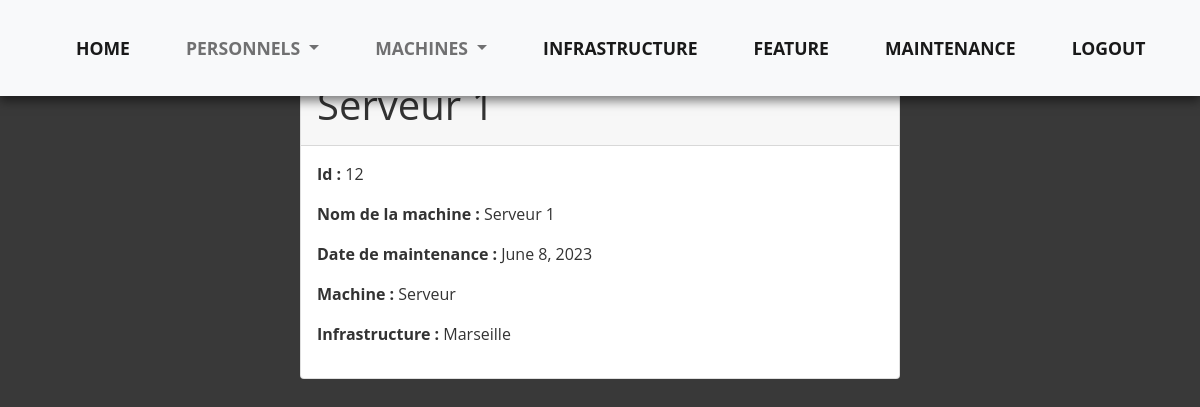
Page /computerApp/machine/12 (signed in) on the committed database.
### computerApp/models.py (models this page shows)
class Machine(models.Model):
    TYPE = (
        ('PC' , ('PC')),
        ('Mac',('MAc')),
        ('Serveur',('Serveur')),
        ('Switch',('Switch')),
        ('Routeur',('Routeur'))
    )
    Infrastructure = (
        ('Poitiers',('Poitiers')),
        ('Marseille',('Marseille')),
        ('Châtellerault',('Châtellerault')),
    )
    etat_choix = [
        ('on', 'ON'),
        ('off', 'OFF'),
        ('maintenance','maintenance')
    ]
    id = models.AutoField( primary_key=True,editable=False)
    nom_m = models.CharField(max_length = 200 )
    maintenanceDate = models.DateField(default=datetime.now())
    type_materiel = models.CharField(max_length = 40,choices=TYPE,default='PC')
    lieu_infrastructure = models.CharField(max_length = 60, choices=Infrastructure,default='Marseille')
    etat = models.CharField(max_length=12, choices=etat_choix, default='off')

### computerApp/views.py (the view)
# urls.py: path('machine/<pk>' ,views.machine_detail_view ,name='machine-detail'),
@login_required
def machine_detail_view(request,pk):
    machine = get_object_or_404(Machine,id=pk)
    context = {'machine':machine}
    return render(request,'computerApp/machine_detail.html',context)

### computerApp/templates/computerApp/machine_detail.html
{% extends 'index.html' %}
{% load static %}
{% block content%}
<link rel="stylesheet" type="text/css" href="{% static 'style_machine_detail.css' %}">
<body style='background-color: #393939;'>
<div style="margin-top:6%">
  <div class="container">
    <div class="card mx-auto mt-5 taille">
      <div class="card-header">
        <h1>{{machine.nom_m}}</h1>
      </div>
      <div class="card-body">
        <p> <strong>Id :</strong> {{machine.id}}</p>
        <p> <strong>Nom de la machine : </strong> {{machine.nom_m}}</p>
        <p> <strong>Date de maintenance : </strong> {{machine.maintenanceDate}} </p>
        <p> <strong>Machine :</strong> {{machine.type_materiel}} </p>
        <p> <strong>Infrastructure :</strong> {{machine.lieu_infrastructure}} </p>
      </div>
    </div>
  </div>
</div>
</body>
{% endblock%}

### computerApp/static/styles.css (style rules this page uses)
* { margin: 0; padding: 0; box-sizing: border-box; }
body { font-family: 'Open Sans', sans-serif; font-size: 16px; line-height: 1.5; color: #333; background-color: #fff; }
.container { max-width: 1200px; margin-left: auto; margin-right: auto; padding-left: 15px; padding-right: 15px; }

### computerApp/static/style_machine_detail.css (style rules this page uses)
.taille { max-width: 600px; }

### rows in the picture
Machine: nom_m "Serveur 1", id "12", maintenanceDate "June 8, 2023", type_materiel "Serveur", lieu_infrastructure "Marseille"
